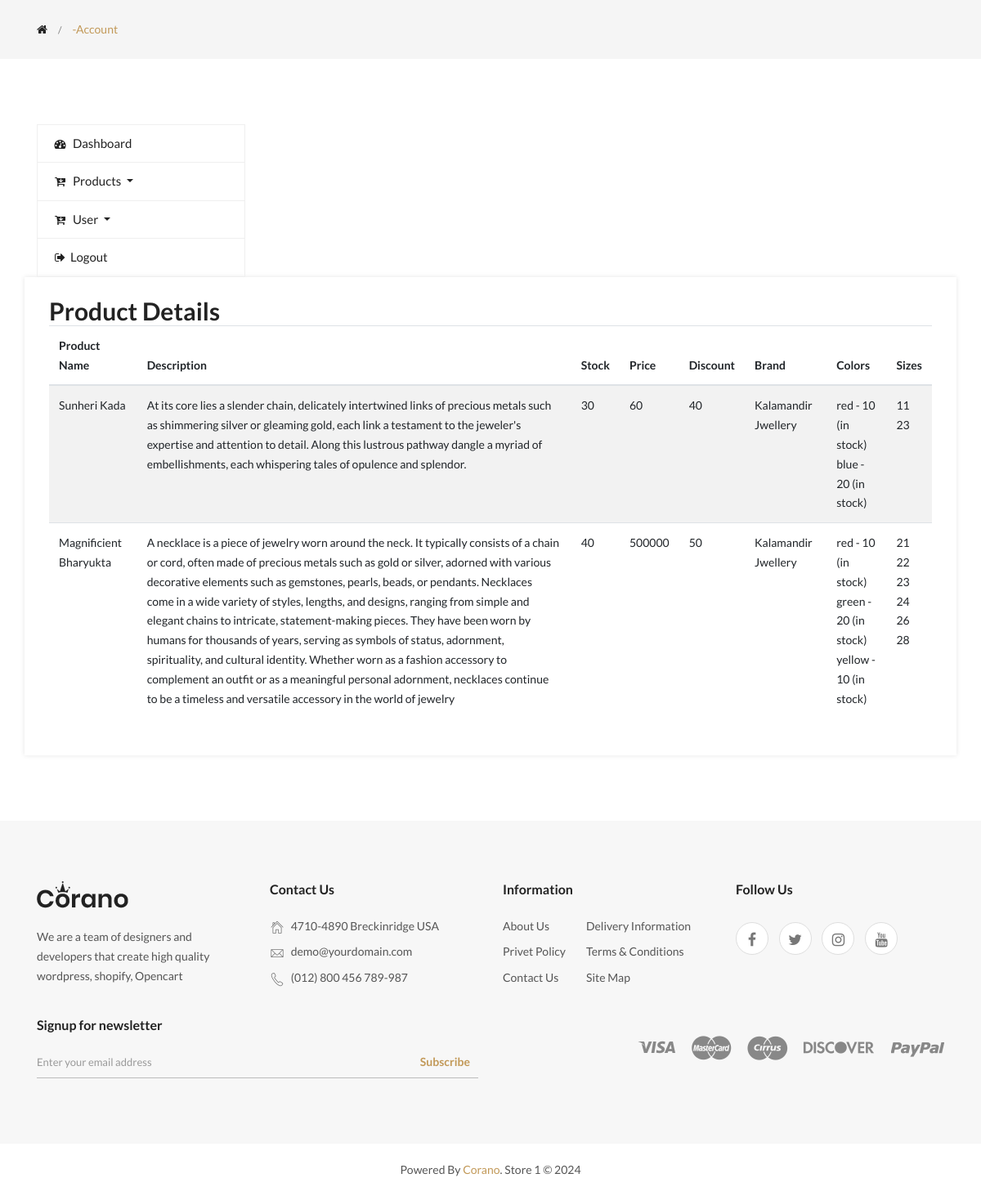
The page /adminpanel/viewproduct/ (signed in) on the database its author committed.
### products/models.py (models this page shows, shortened)
class product(models.Model):
    class Meta:
        db_table = "Product_information_tb"
    product_id = models.CharField(max_length= 60, primary_key=True)
    product_name = models.CharField(max_length= 100,blank=True, null=True, default= None)
    product_description = models.CharField(max_length= 10000,blank=True, null=True, default= None)
    product_price = models.CharField(max_length= 100,blank=True, null=True, default= None)
    product_stock= models.CharField(max_length= 100,blank=True, null=True, default= None)
    product_discount = models.CharField(max_length= 100,blank=True, null=True, default= None)
    product_is_active = models.CharField(max_length= 100, default = True)
    product_created_at = models.DateTimeField(auto_now_add = True)
    product_is_featured = models.CharField(max_length= 100, default = False)

class product_color(models.Model):
    class Meta:
        db_table = "product_color_information_tb"
    product_color_id = models.CharField(max_length= 60, primary_key=True)
    color_stock = models.CharField(max_length= 100,blank=True, null=True, default= None)
    color_name = models.CharField(max_length= 100,blank=True, null=True, default= None)
    product_color_is_active = models.CharField(max_length=100, default = True)
    product_color_created_at = models.DateTimeField(auto_now_add = True)
    product_fk = models.ForeignKey(product, on_delete=models.CASCADE)

class product_size(models.Model):
    class Meta:
        db_table = "product_size_information_tb"
    product_size_id = models.CharField(max_length= 60, primary_key=True)
    size_value = models.CharField(max_length= 100,blank=True, null=True, default= None)
    product_size_is_active = models.CharField(max_length=100, default = True)
    product_size_created_at = models.DateTimeField(auto_now_add = True)
    product_fk = models.ForeignKey(product, on_delete=models.CASCADE)

### adminpanel/models.py (models this page shows)
class AdminUsers(models.Model):
    class Meta:
        db_table = "admin_users_information_tb"
    admin_user_id = models.CharField(max_length= 60, default= None, primary_key=True)
    admin_user_name = models.CharField(max_length= 100,blank=True, null=True, default= None)
    admin_user_email = models.CharField(max_length= 100,blank=True, null=True, default= None)
    admin_user_phone_no = models.CharField(max_length= 100,blank=True, null=True, default= None)
    admin_user_password = models.CharField(max_length=128, default= None)
    admin_user_is_active = models.CharField(max_length= 100, default = True)
    admin_user_created_at = models.DateTimeField(auto_now_add=True)

### adminpanel/views.py (the view)
# urls.py: path('viewproduct/', views.product_details, name='viewproductPage' ),
def product_details(request):
    admin_user_info = None
    admin_user_id = request.session.get('admin_user_id')
    if admin_user_id:
        admin_user_info = AdminUsers.objects.filter(admin_user_id=admin_user_id).first()
    all_products = product.objects.all()
    product_brand_dict = {}
    for i in product_brand.objects.select_related('brand_fk').filter(product_fk__in=all_products):
        if i.brand_fk.brand_name == admin_user_info.admin_user_name:
            product_brand_dict[i.product_fk_id] = admin_user_info.admin_user_name
    product_ids = list(product_brand_dict.keys())
    filtered_products = product.objects.filter(product_id__in=product_ids)
    for product_obj in filtered_products:
        product_obj.brand_name = product_brand_dict.get(product_obj.product_id)
    for i in filtered_products:
        i.colors = product_color.objects.filter(product_fk=i)
        i.sizes = product_size.objects.filter(product_fk=i)
    return render(request, 'viewproducts.html', {'products': filtered_products})

### adminpanel/templates/viewproducts.html (shortened to what this page needs)
{% extends "adminbase.html" %}
{% block body %}
<div class="login-reg-form-wrap sign-up-form">
    <h2>Product Details</h2>
    <table class="table table-striped">
        <thead>
            <tr>
                <th>Product Name</th>
                <th>Description</th>
                <th>Stock</th>
                <th>Price</th>
                <th>Discount</th>
                <th>Brand</th>
                <th>Colors</th>
                <th>Sizes</th>
            </tr>
        </thead>
        <tbody>
            {% for product in products %}
            <tr>
                <td>{{ product.product_name }}</td>
                <td>{{ product.product_description }}</td>
                <td>{{ product.product_stock }}</td>
                <td>{{ product.product_price }}</td>
                <td>{{ product.product_discount }}</td>
                <td>{{ product.brand_name }}</td>
                <td>
                    <ul>
                        {% for color in product.colors.all %}
                        <li>{{ color.color_name }} - {{ color.color_stock }} (in stock)</li>
                        {% endfor %}
                    </ul>
                </td>
                <td>
                    <ul>
                        {% for size in product.sizes.all %}
                        <li>{{ size.size_value }}</li>
                        {% endfor %}
                    </ul>
                </td>
            </tr>
            {% endfor %}
        </tbody>
    </table>
</div>
{% endblock body %}

### rows shown on the page
product: product_name "Sunheri Kada", product_description "At its core lies a slender chain, delicately intertwined links of precious metals such as shimmering silver or gleaming gold, each link a testament to the jeweler's expertise and attention to detail. Along this lustrous pathway dangle a myriad of embellishments, each whispering tales of opulence and splendor.", product_stock "30", product_price "60", product_discount "40", brand_name "Kalamandir Jwellery"
product_color: color_name "red", color_stock "10"
product_color: color_name "blue", color_stock "20"
product_size: size_value "11"
product_size: size_value "23"
product: product_name "Magnificient Bharyukta", product_description "A necklace is a piece of jewelry worn around the neck. It typically consists of a chain or cord, often made of precious metals such as gold or silver, adorned with various decorative elements such as gemstones, pearls, beads, or pendants. Necklaces come in a wide variety of styles, lengths, and designs, ranging from simple and elegant chains to intricate, statement-making pieces. They have been worn by humans for thousands of years, serving as symbols of status, adornment, spirituality, and cultural identity. Whether worn as a fashion accessory to complement an outfit or as a meaningful personal adornment, necklaces continue to be a timeless and versatile accessory in the world of jewelry", product_stock "40", product_price "500000", product_discount "50", brand_name "Kalamandir Jwellery"
product_color: color_name "red", color_stock "10"
product_color: color_name "green", color_stock "20"
product_color: color_name "yellow", color_stock "10"
product_size: size_value "21"
product_size: size_value "22"
product_size: size_value "23"
product_size: size_value "24"
product_size: size_value "26"
product_size: size_value "28"
